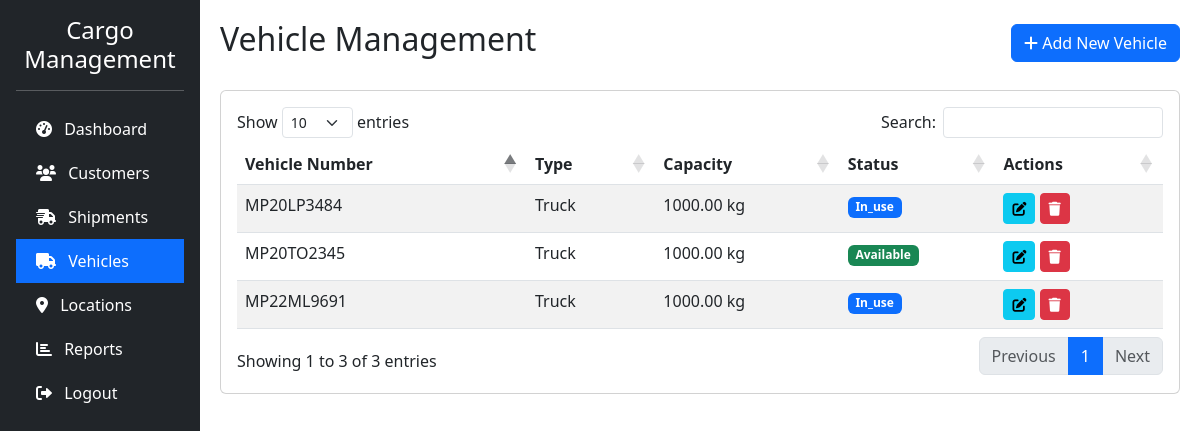
Page /admin/vehicles.php (signed in) on the committed database.
### tables this page shows
CREATE TABLE IF NOT EXISTS `vehicles` (
  `id` int NOT NULL AUTO_INCREMENT,
  `vehicle_number` varchar(20) NOT NULL,
  `vehicle_type` varchar(50) NOT NULL,
  `capacity` decimal(10,2) DEFAULT NULL,
  `status` enum('available','in_use','maintenance') DEFAULT 'available',
  PRIMARY KEY (`id`),
  UNIQUE KEY `vehicle_number` (`vehicle_number`)
);

### admin/vehicles.php (the view, shortened to what this page needs)
<?php
require_once "../config/database.php";
$vehicles = array();
$sql = "SELECT * FROM vehicles ORDER BY vehicle_number";
$result = mysqli_query($conn, $sql);
while($row = mysqli_fetch_assoc($result)){
    $vehicles[] = $row;
}
?>
<!DOCTYPE html>
<html lang="en">
<head>
    <link href="https://cdn.jsdelivr.net/npm/bootstrap@5.3.0/dist/css/bootstrap.min.css" rel="stylesheet">
    <link rel="stylesheet" href="https://cdnjs.cloudflare.com/ajax/libs/font-awesome/6.0.0/css/all.min.css">
    <link href="https://cdn.datatables.net/1.11.5/css/dataTables.bootstrap5.min.css" rel="stylesheet">
</head>
<body>
    <div class="container-fluid">
        <div class="row">
            <div class="col-md-3 col-lg-2 px-0 sidebar">
                <div class="p-3">
                    <h4 class="text-center">Cargo Management</h4>
                    <hr>
                    <ul class="nav flex-column">
                        <li class="nav-item">
                            <a class="nav-link" href="dashboard.php">
                                <i class="fas fa-tachometer-alt me-2"></i> Dashboard
                            </a>
                        </li>
                        <li class="nav-item">
                            <a class="nav-link" href="customers.php">
                                <i class="fas fa-users me-2"></i> Customers
                            </a>
                        </li>
                        <li class="nav-item">
                            <a class="nav-link" href="shipments.php">
                                <i class="fas fa-shipping-fast me-2"></i> Shipments
                            </a>
                        </li>
                        <li class="nav-item">
                            <a class="nav-link active" href="vehicles.php">
                                <i class="fas fa-truck me-2"></i> Vehicles
                            </a>
                        </li>
                        <li class="nav-item">
                            <a class="nav-link" href="locations.php">
                                <i class="fas fa-map-marker-alt me-2"></i> Locations
                            </a>
                        </li>
                        <li class="nav-item">
                            <a class="nav-link" href="reports.php">
                                <i class="fas fa-chart-bar me-2"></i> Reports
                            </a>
                        </li>
                        <li class="nav-item">
                            <a class="nav-link" href="../logout.php">
                                <i class="fas fa-sign-out-alt me-2"></i> Logout
                            </a>
                        </li>
                    </ul>
                </div>
            </div>
            <div class="col-md-9 col-lg-10 main-content">
                <div class="d-flex justify-content-between align-items-center mb-4">
                    <h2>Vehicle Management</h2>
                    <button type="button" class="btn btn-primary" data-bs-toggle="modal" data-bs-target="#addVehicleModal">
                        <i class="fas fa-plus"></i> Add New Vehicle
                    </button>
                </div>
                <div class="card">
                    <div class="card-body">
                        <div class="table-responsive">
                            <table id="vehiclesTable" class="table table-striped">
                                <thead>
                                    <tr>
                                        <th>Vehicle Number</th>
                                        <th>Type</th>
                                        <th>Capacity</th>
                                        <th>Status</th>
                                        <th>Actions</th>
                                    </tr>
                                </thead>
                                <tbody>
                                    <?php foreach($vehicles as $vehicle): ?>
                                    <tr>
                                        <td><?php echo htmlspecialchars($vehicle['vehicle_number']); ?></td>
                                        <td><?php echo htmlspecialchars($vehicle['vehicle_type']); ?></td>
                                        <td><?php echo htmlspecialchars($vehicle['capacity']); ?> kg</td>
                                        <td>
                                            <span class="badge bg-<?php
                                                echo $vehicle['status'] == 'available' ? 'success' :
                                                    ($vehicle['status'] == 'in_use' ? 'primary' : 'warning');
                                            ?>">
                                                <?php echo ucfirst($vehicle['status']); ?>
                                            </span>
                                        </td>
                                        <td>
                                            <button type="button" class="btn btn-sm btn-info" data-bs-toggle="modal" data-bs-target="#editVehicleModal<?php echo $vehicle['id']; ?>">
                                                <i class="fas fa-edit"></i>
                                            </button>
                                            <a href="vehicles.php?delete=<?php echo $vehicle['id']; ?>" class="btn btn-sm btn-danger" onclick="return confirm('Are you sure you want to delete this vehicle?')">
                                                <i class="fas fa-trash"></i>
                                            </a>
                                        </td>
                                    </tr>
                                    <?php endforeach; ?>
                                </tbody>
                            </table>
                        </div>
                    </div>
                </div>
            </div>
        </div>
    </div>
</body>
</html>

### admin/vehicles.php (style rules this page uses)
.sidebar { min-height: 100vh; background-color: #212529; color: #fff; }
.sidebar .nav-link { color: #fff; padding: 10px 20px; }
.sidebar .nav-link.active { background-color: #0d6efd; }
.main-content { padding: 20px; }

### rows in the picture
vehicles: vehicle_number "MP20LP3484", vehicle_type "Truck", capacity "1000.00", status "In_use"
vehicles: vehicle_number "MP20TO2345", vehicle_type "Truck", capacity "1000.00", status "Available"
vehicles: vehicle_number "MP22ML9691", vehicle_type "Truck", capacity "1000.00", status "In_use"
